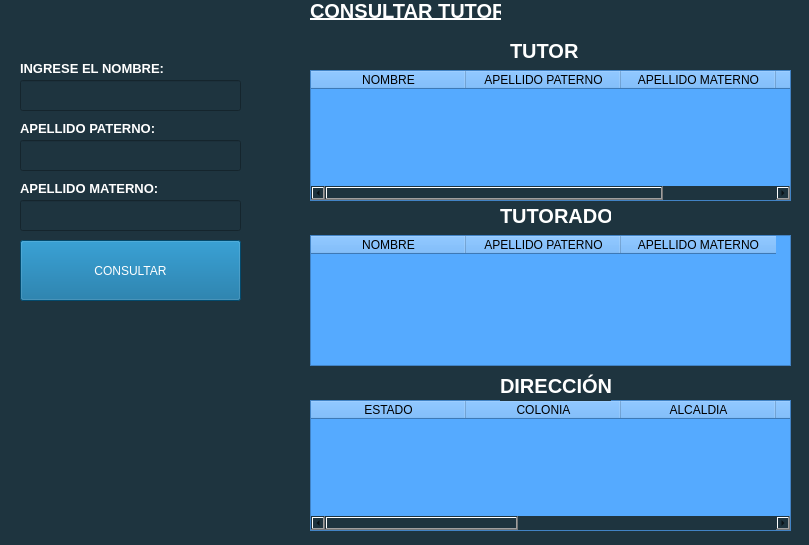
<?xml version="1.0" encoding="UTF-8"?>
<ui version="4.0">
 <class>Form_CONSULTAR_TUTOR</class>
 <widget class="QWidget" name="Form_CONSULTAR_TUTOR">
  <property name="geometry">
   <rect>
    <x>0</x>
    <y>0</y>
    <width>809</width>
    <height>545</height>
   </rect>
  </property>
  <property name="windowTitle">
   <string>CONSULTAR TUTOR</string>
  </property>
  <property name="windowIcon">
   <iconset resource="../resources_rc.qrc">
    <normaloff>:/iconos/recursos/consulta.png</normaloff>:/iconos/recursos/consulta.png</iconset>
  </property>
  <property name="styleSheet">
   <string notr="true">QWidget
{
	background-color:#1E343F;
	color:#ffffff;
	border-color:#000000;
}
QPushButton
{
	background-color:#046799;
	color:#FFFFFF;
	border-color:#000000;
}

QComboBox
{
	background-color:#034263;
	color:#FFFFFF;
	border-color:#000000;
}

QGroupBox
{
	background-color:#1E343F;
	color:#ffffff;
	border-color:#000000;
}</string>
  </property>
  <widget class="QPushButton" name="consultar">
   <property name="geometry">
    <rect>
     <x>20</x>
     <y>240</y>
     <width>221</width>
     <height>61</height>
    </rect>
   </property>
   <property name="text">
    <string>CONSULTAR</string>
   </property>
   <property name="icon">
    <iconset resource="../resources_rc.qrc">
     <normaloff>:/iconos/recursos/consulta.png</normaloff>:/iconos/recursos/consulta.png</iconset>
   </property>
   <property name="iconSize">
    <size>
     <width>20</width>
     <height>20</height>
    </size>
   </property>
  </widget>
  <widget class="QGroupBox" name="groupBox">
   <property name="geometry">
    <rect>
     <x>310</x>
     <y>235</y>
     <width>481</width>
     <height>131</height>
    </rect>
   </property>
   <property name="styleSheet">
    <string notr="true">color: rgb(0, 0, 0);</string>
   </property>
   <property name="title">
    <string/>
   </property>
   <widget class="QTableWidget" name="DATOS">
    <property name="geometry">
     <rect>
      <x>0</x>
      <y>0</y>
      <width>481</width>
      <height>131</height>
     </rect>
    </property>
    <property name="styleSheet">
     <string notr="true">background-color: rgb(85, 170, 255);</string>
    </property>
    <attribute name="horizontalHeaderDefaultSectionSize">
     <number>155</number>
    </attribute>
    <column>
     <property name="text">
      <string>NOMBRE</string>
     </property>
     <property name="font">
      <font>
       <kerning>false</kerning>
      </font>
     </property>
    </column>
    <column>
     <property name="text">
      <string>APELLIDO PATERNO</string>
     </property>
    </column>
    <column>
     <property name="text">
      <string>APELLIDO MATERNO</string>
     </property>
    </column>
   </widget>
  </widget>
  <widget class="QLabel" name="label">
   <property name="geometry">
    <rect>
     <x>20</x>
     <y>60</y>
     <width>211</width>
     <height>16</height>
    </rect>
   </property>
   <property name="font">
    <font>
     <pointsize>10</pointsize>
     <bold>true</bold>
    </font>
   </property>
   <property name="text">
    <string>INGRESE EL NOMBRE:</string>
   </property>
  </widget>
  <widget class="QLineEdit" name="nombre">
   <property name="geometry">
    <rect>
     <x>20</x>
     <y>80</y>
     <width>221</width>
     <height>31</height>
    </rect>
   </property>
  </widget>
  <widget class="QLabel" name="label_2">
   <property name="geometry">
    <rect>
     <x>500</x>
     <y>200</y>
     <width>111</width>
     <height>31</height>
    </rect>
   </property>
   <property name="font">
    <font>
     <pointsize>15</pointsize>
     <bold>true</bold>
    </font>
   </property>
   <property name="text">
    <string>TUTORADO</string>
   </property>
  </widget>
  <widget class="QGroupBox" name="groupBox_4">
   <property name="geometry">
    <rect>
     <x>310</x>
     <y>70</y>
     <width>481</width>
     <height>131</height>
    </rect>
   </property>
   <property name="styleSheet">
    <string notr="true">color: rgb(0, 0, 0);</string>
   </property>
   <property name="title">
    <string/>
   </property>
   <widget class="QTableWidget" name="TUTOR">
    <property name="geometry">
     <rect>
      <x>0</x>
      <y>0</y>
      <width>481</width>
      <height>131</height>
     </rect>
    </property>
    <property name="styleSheet">
     <string notr="true">background-color: rgb(85, 170, 255);</string>
    </property>
    <attribute name="horizontalHeaderDefaultSectionSize">
     <number>155</number>
    </attribute>
    <column>
     <property name="text">
      <string>NOMBRE</string>
     </property>
    </column>
    <column>
     <property name="text">
      <string>APELLIDO PATERNO</string>
     </property>
    </column>
    <column>
     <property name="text">
      <string>APELLIDO MATERNO</string>
     </property>
    </column>
    <column>
     <property name="text">
      <string>SEXO</string>
     </property>
    </column>
   </widget>
  </widget>
  <widget class="QLabel" name="label_5">
   <property name="geometry">
    <rect>
     <x>510</x>
     <y>40</y>
     <width>71</width>
     <height>21</height>
    </rect>
   </property>
   <property name="font">
    <font>
     <pointsize>15</pointsize>
     <bold>true</bold>
    </font>
   </property>
   <property name="text">
    <string>TUTOR</string>
   </property>
  </widget>
  <widget class="QGroupBox" name="groupBox_5">
   <property name="geometry">
    <rect>
     <x>310</x>
     <y>400</y>
     <width>481</width>
     <height>131</height>
    </rect>
   </property>
   <property name="styleSheet">
    <string notr="true">color: rgb(0, 0, 0);</string>
   </property>
   <property name="title">
    <string/>
   </property>
   <widget class="QTableWidget" name="DIRECCION">
    <property name="geometry">
     <rect>
      <x>0</x>
      <y>0</y>
      <width>481</width>
      <height>131</height>
     </rect>
    </property>
    <property name="styleSheet">
     <string notr="true">background-color: rgb(85, 170, 255);</string>
    </property>
    <attribute name="horizontalHeaderDefaultSectionSize">
     <number>155</number>
    </attribute>
    <column>
     <property name="text">
      <string>ESTADO</string>
     </property>
    </column>
    <column>
     <property name="text">
      <string>COLONIA</string>
     </property>
    </column>
    <column>
     <property name="text">
      <string>ALCALDIA</string>
     </property>
    </column>
    <column>
     <property name="text">
      <string>CODIGO POSTAL</string>
     </property>
    </column>
    <column>
     <property name="text">
      <string>CALLE</string>
     </property>
    </column>
    <column>
     <property name="text">
      <string>NO.EXTERIOR</string>
     </property>
    </column>
    <column>
     <property name="text">
      <string>NO.INTERIOR</string>
     </property>
    </column>
   </widget>
  </widget>
  <widget class="QLabel" name="label_6">
   <property name="geometry">
    <rect>
     <x>500</x>
     <y>370</y>
     <width>111</width>
     <height>31</height>
    </rect>
   </property>
   <property name="font">
    <font>
     <pointsize>15</pointsize>
     <bold>true</bold>
    </font>
   </property>
   <property name="text">
    <string>DIRECCIÓN</string>
   </property>
  </widget>
  <widget class="QLabel" name="label_3">
   <property name="geometry">
    <rect>
     <x>20</x>
     <y>120</y>
     <width>211</width>
     <height>16</height>
    </rect>
   </property>
   <property name="font">
    <font>
     <pointsize>10</pointsize>
     <bold>true</bold>
    </font>
   </property>
   <property name="text">
    <string>APELLIDO PATERNO:</string>
   </property>
  </widget>
  <widget class="QLineEdit" name="apellido_pat">
   <property name="geometry">
    <rect>
     <x>20</x>
     <y>140</y>
     <width>221</width>
     <height>31</height>
    </rect>
   </property>
   <property name="text">
    <string/>
   </property>
  </widget>
  <widget class="QLineEdit" name="apellido_materno">
   <property name="geometry">
    <rect>
     <x>20</x>
     <y>200</y>
     <width>221</width>
     <height>31</height>
    </rect>
   </property>
   <property name="text">
    <string/>
   </property>
  </widget>
  <widget class="QLabel" name="label_4">
   <property name="geometry">
    <rect>
     <x>20</x>
     <y>180</y>
     <width>211</width>
     <height>16</height>
    </rect>
   </property>
   <property name="font">
    <font>
     <pointsize>10</pointsize>
     <bold>true</bold>
    </font>
   </property>
   <property name="text">
    <string>APELLIDO MATERNO:</string>
   </property>
  </widget>
  <widget class="QLabel" name="label_7">
   <property name="geometry">
    <rect>
     <x>310</x>
     <y>0</y>
     <width>191</width>
     <height>21</height>
    </rect>
   </property>
   <property name="font">
    <font>
     <pointsize>15</pointsize>
     <bold>true</bold>
     <underline>true</underline>
    </font>
   </property>
   <property name="text">
    <string>CONSULTAR TUTOR</string>
   </property>
  </widget>
 </widget>
 <resources>
  <include location="../resources_rc.qrc"/>
 </resources>
 <connections/>
</ui>
